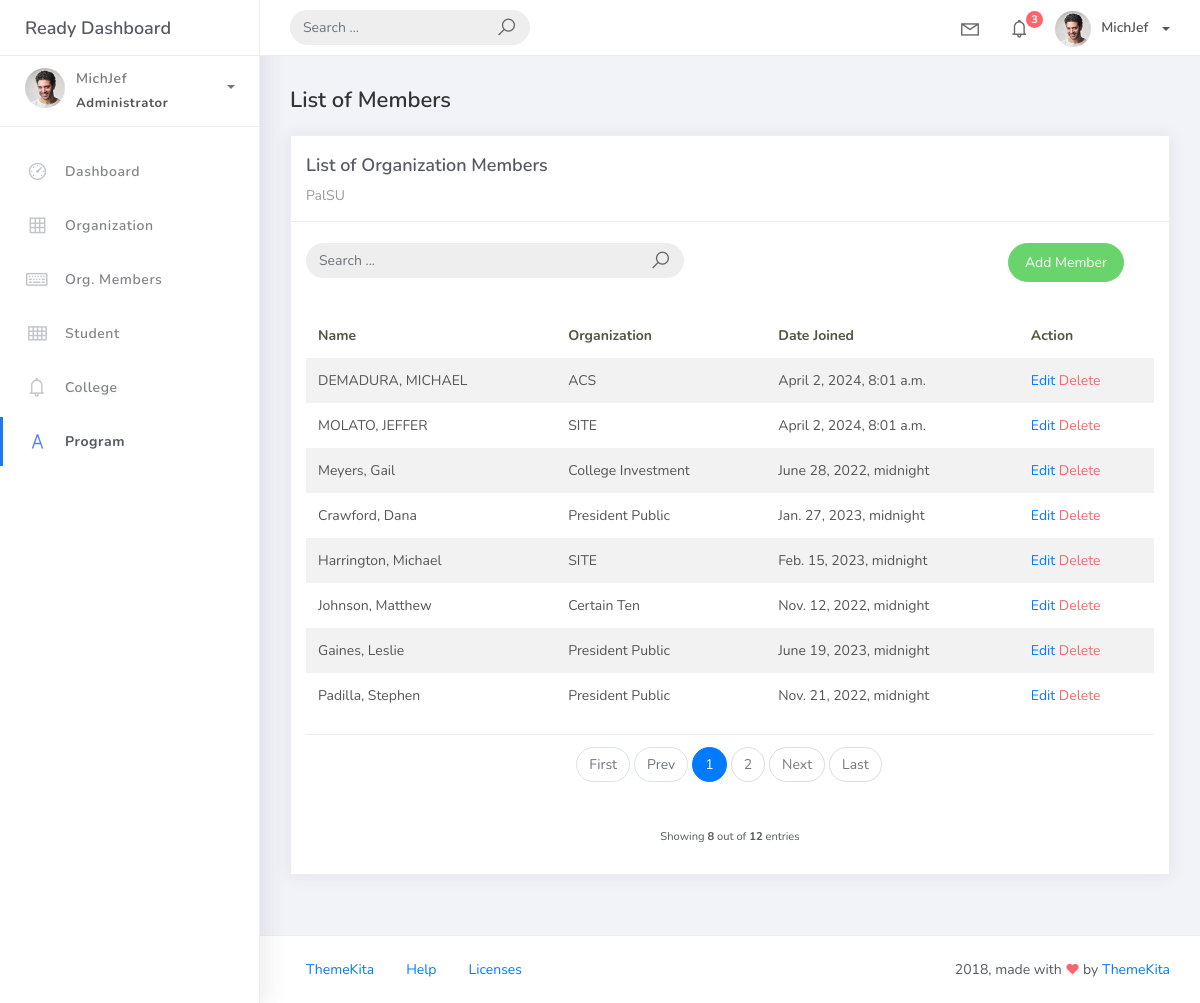
The app's page /orgmember_list, older data.
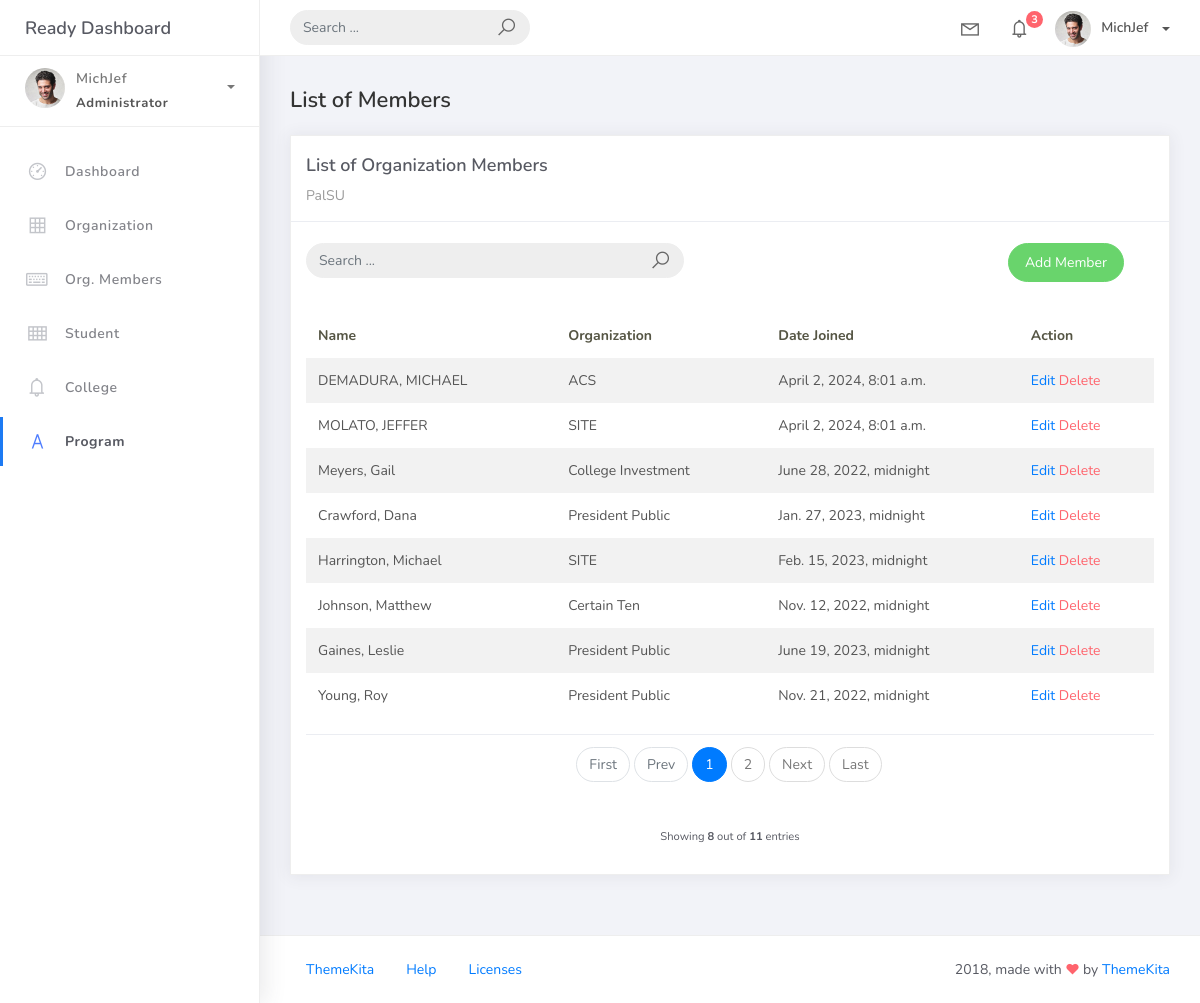
The same page, newer data.
### studentorg/models.py (models this page shows)
class BaseModel (models.Model):
    created_at = models.DateTimeField(auto_now_add=True, db_index=True)
    updated_at = models.DateTimeField(auto_now=True)
    class Meta:
        abstract = True

class OrgMember(BaseModel):
    student = models.ForeignKey(Student, on_delete=models.CASCADE)
    organization = models.ForeignKey(Organization, on_delete=models.CASCADE)
    date_joined = models.DateTimeField()

class Student (BaseModel):
    student_id =models.CharField(max_length=15)
    lastname = models.CharField(max_length=25)
    firstname = models.CharField(max_length=25)
    middlename = models.CharField(max_length=25, blank=True, null=True)
    program = models.ForeignKey(Program, on_delete=models.CASCADE)
    def __str__(self):
        return f"{self.lastname}, {self.firstname}"

class Organization(BaseModel):
    name = models.CharField(max_length=250)
    college = models.ForeignKey(
        College, null=True, blank=True, on_delete=models.CASCADE)
    description = models.CharField(max_length=500)
    def __str__(self):
        return self.name

### studentorg/views.py (the view)
# urls.py: path('orgmember_list', OrgMemberList.as_view(), name='orgmember-list'),
class OrgMemberList(ListView):
    model = OrgMember
    context_object_name = 'orgmember'
    template_name = 'Orgmem/orgmember_list.html'
    paginate_by = 8
    def get_queryset(self, *args, **kwargs):
        qs = super(OrgMemberList, self).get_queryset(*args, **kwargs)
        if self.request.GET.get("q") != None:
            query = self.request.GET.get('q')
            qs = qs.filter(Q(organization__name__icontains=query))
        return qs

### templates/Orgmem/orgmember_list.html
{% extends 'base.html' %} {% load static %} {% block content %}
<div class="content">
    <div class="container-fluid">
        <h4 class="page-title">List of Members</h4>
        <div class="row">
            <div class="col-md-12">
                <div class="card">
                    <div class="card-header">
                        <div class="card-title">List of Organization Members</div>
                        <div class="card-category">PalSU</div>
                    </div>
                    <br />
                    <div class="col-md-12 row">
                        <div class="col-md-6">
                            <form class="navbar-left navbar-form nav-search mr-md-3" action="{% url 'orgmember-list' %}">
                                <div class="input-group">
                                    <input type="text"placeholder="Search ..." class="form-control" name="q"/>
                                    <div class="input-group-append">
                                        <span class="input-group-text">
                                            <i class="la la-search search-icon"></i>
                                        </span>
                                    </div>
                                </div>
                            </form>
                        </div>
                        <div class="col-md-6">
                            <div class="pull-right">
                                <a
                                    href="{% url 'orgmember-add' %}"
                                    class="btn btn-success btn-rounded"
                                    >Add Member</a>
                            </div>
                        </div>
                        </div>
                    <div class="card-body">
                        <table class="table table-striped mt-3">
                            <thead>
                                <tr>
                                    <th scope="col">Name</th>
                                    <th scope="col">Organization</th>
                                    <th scope="col">Date Joined</th>
                                    <th scope="col">Action</th>
                                </tr>
                            </thead>
                            <tbody>
                                {% for object in object_list %}
                                <tr>
                                    <td>{{ object.student }}</td>
                                    <td>{{ object.organization }}</td>
                                    <td>{{ object.date_joined }}</td>
                                    <td>
                                        <a href="orgmember_list/{{ object.id }}">Edit</a>
                                        <a href="orgmember_list/{{ object.id }}/delete" class="text-danger">Delete</a>
                                    </td>
                                </tr>
                                {% empty %}
                                <tr>
                                    <td colspan="4" style="text-align: center">
                                        <p class="text-sm font-weight-bold mb-0">No Records Found</p>
                                    </td>
                                </tr>
                                {% endfor %}
                            </tbody>
                        </table>
                        {% include 'includes/pagination.html' %}
                    </div>
                </div>
            </div>
        </div>
    </div>
</div>
{% endblock %}

Row changes from the older to the newer data that the page shows:
changed OrgMember: student "Padilla, Stephen" → "Young, Roy"
Text that changed along with them:
{{ paginator.count }}: "12" → "11"
